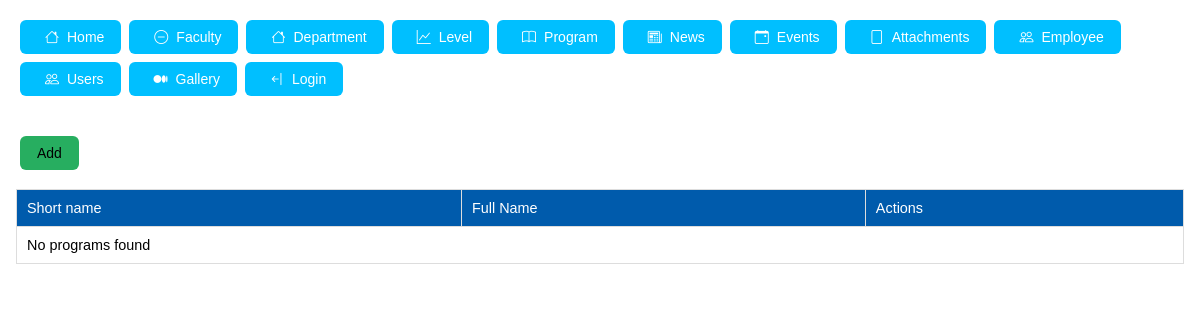
Before: /program/list with the older database file.
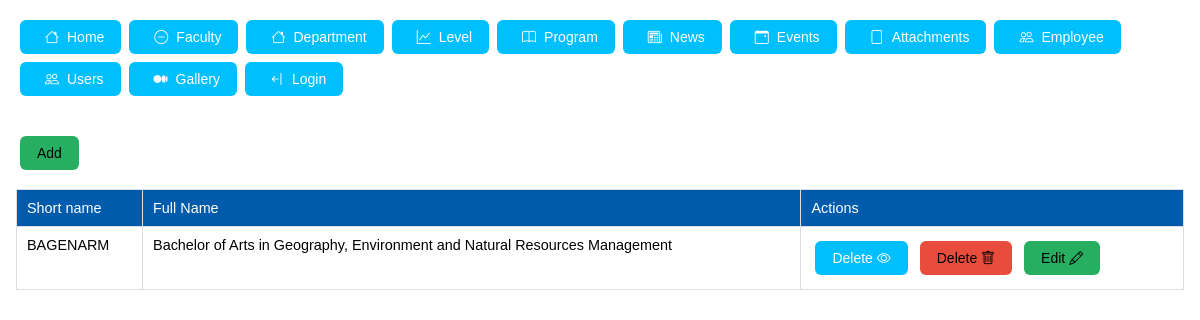
After: the same page with the newer database file.
### tables this page shows
CREATE TABLE `program` (
  `id` int(11) NOT NULL AUTO_INCREMENT,
  `name` varchar(255) DEFAULT NULL,
  `short_name` varchar(25) DEFAULT NULL,
  `intakes` int(11) DEFAULT NULL,
  `duration` varchar(25) DEFAULT NULL,
  `description` text DEFAULT NULL,
  `content` longtext DEFAULT NULL,
  `level_id` int(11) DEFAULT NULL,
  `capacity` double DEFAULT NULL,
  `faculty_id` int(11) DEFAULT NULL,
  `department_id` int(11) DEFAULT NULL,
  `accreditation_year` varchar(8) DEFAULT NULL,
  `created_at` timestamp NOT NULL DEFAULT current_timestamp(),
  `user_id` int(11) NOT NULL,
  PRIMARY KEY (`id`),
  KEY `department_id` (`department_id`),
  KEY `faculty_id` (`faculty_id`),
  CONSTRAINT `program_ibfk_1` FOREIGN KEY (`department_id`) REFERENCES `department` (`id`),
  CONSTRAINT `program_ibfk_2` FOREIGN KEY (`faculty_id`) REFERENCES `faculty` (`id`)
);

### src/database/Database.php (called while the page is built, shortened)
<?php
class Database
{
    private $host="localhost";
    private $user="root";
    private $db="dashboard";
    private $pass="";
    private $con;
    public function __construct()
    {
        $this->con = new mysqli($this->host, $this->user,$this->pass,$this->db);
    }
    public function select(string $query): array
    {
        $stmt=$this->con->prepare($query);
        $data=[];
        if ($stmt->execute()){
            $res=$stmt->get_result();
            while (($row=$res->fetch_assoc())!=null){
                $data[]=$row;
            }
        }
        return $data;
    }
}

### src/controller/Program.php (the view, shortened to what this page needs)
<?php
class program
{
    public function list()
    {
        $query="select * from program";
        $programs=(new Database())->select($query);
        $tr="";
        if (sizeof($programs)>0){
            foreach ($programs as $program) {
                $tr.="<tr>
<td>{$program['short_name']}</td>
<td>{$program['name']}</td>
<td>
<button class='btn btn-primary'>Delete <i class='bi bi-eye'></i></button>
<button class='btn btn-danger' onclick='deleteResource(\"program\",{$program['id']})'>Delete <i class='bi bi-trash'></i></button>
<button class='btn btn-complete'>Edit <i class='bi bi-pencil'></i></button>
</td>
</tr>";
            }
        }else{
            $tr = "<tr><td colspan='3'>No programs found</td></tr>";
        }
        $content=<<<content
<div class="flex flex-col">
    <div class="w-full"> <button class="btn btn-complete" onclick="addProgram()">Add</button> </div>
<table class="solobea-table">
<thead>
    <td>Short name</td>
    <td>Full Name</td>
    <td>Actions</td>
</thead>
<tbody>$tr</tbody>
</table>
<div>
content;
    }
}

Changed rows visible on the page:
added program: short_name "BAGENARM", name "Bachelor of Arts in Geography, Environment and Natural Resources Management"
Other visible differences:
text no longer shown: "No programs found"
